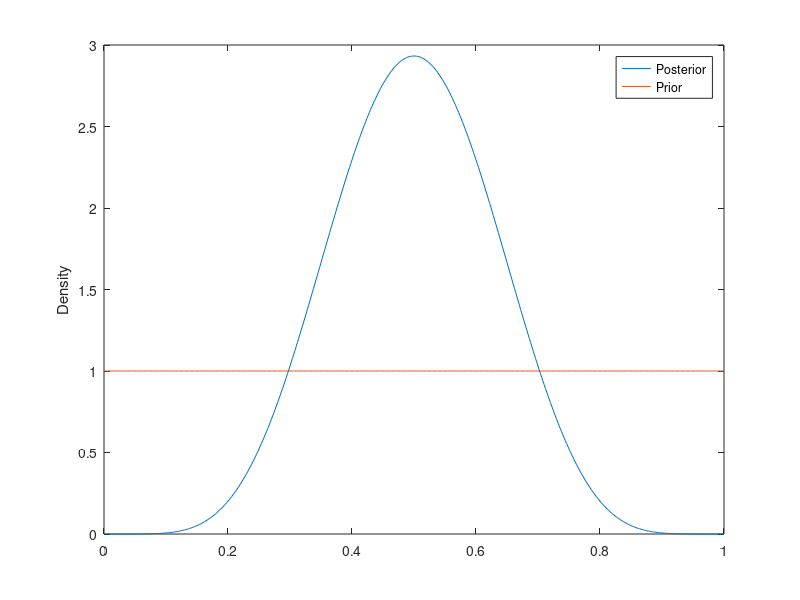
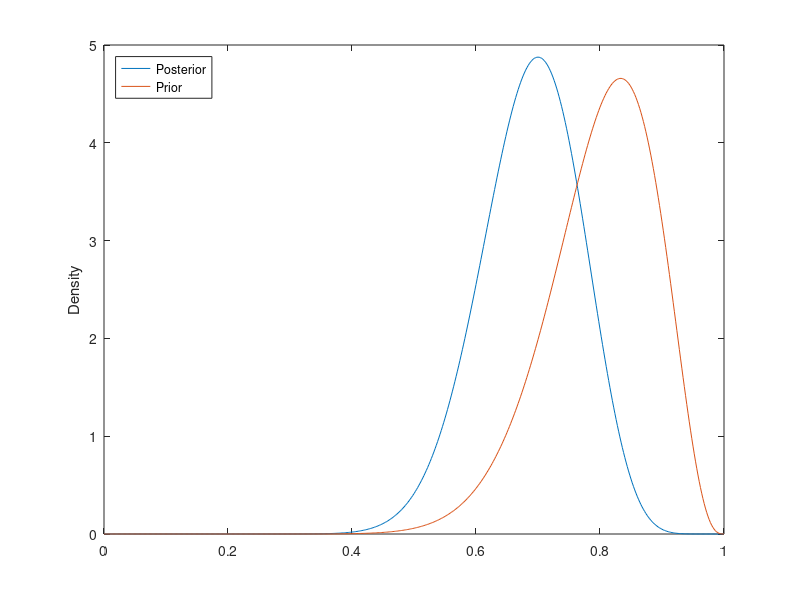

Write MATLAB code to recreate these figures, in order. (Note: this script raises an error after producing the figures.)
% 693 PS1-1.1
x1 = 0:0.002:1;
f = x1 .^ 6 .* (1-x1) .^ 6;
trapz(x1,f);
density2 = x1 .^6 .* (1 - x1) .^6 ./trapz(x1,f);
figure;
plot(x1,density2);
hold on;

pd1 = makedist('Uniform');
density_uniform = pdf(pd1,x1);
plot(x1,density_uniform);
legend('Posterior','Prior');
ylabel('Density');
hold off;

% 693 PS1-1.2
x2 = 0:0.002:1;
density_beta = betapdf(x2,22,10);
figure;
plot(x2,density_beta);
hold on;

y2 = betapdf(x2,16,4);
plot(x2,y2);
legend('Posterior','Prior','Location','northwest');
ylabel('Density');
hold off; 

% 693 PS1-3.2
load systolic_reg.txt
BMI_DATA = [21.96712 34.92768 23.5078 28.71048 23.01118 29.38468 37.72972 29.98359 28.44095 25.28257 28.01022 20.04745 22.03857 31.24499 28.99789 37.8583 25.95156 20.83 28.67263 21.33821 31.23941 27.99302 36.05191 18.49113 23.52941]
BMI = sum(BMI_DATA,"all")

x3 = linspace(0.001,0.15,100);
beta = (30+BMI)
y3 = gampdf(x3,26,1/beta)
figure;
plot(x3,y3);
hold on;

pdf3 = exppdf(x3, 1/30);
plot(x3,pdf3);
legend('Posterior','Prior');
ylabel('Density');
hold off; 

% 693 PS1-3.3
x4 = linspace(0,50,500);
y4 = 26 .* (30 + BMI) ^ 26 ./ (x4 + 30 + BMI) .^ 27
plot(x4,y4);

hist(BMI_DATA)

